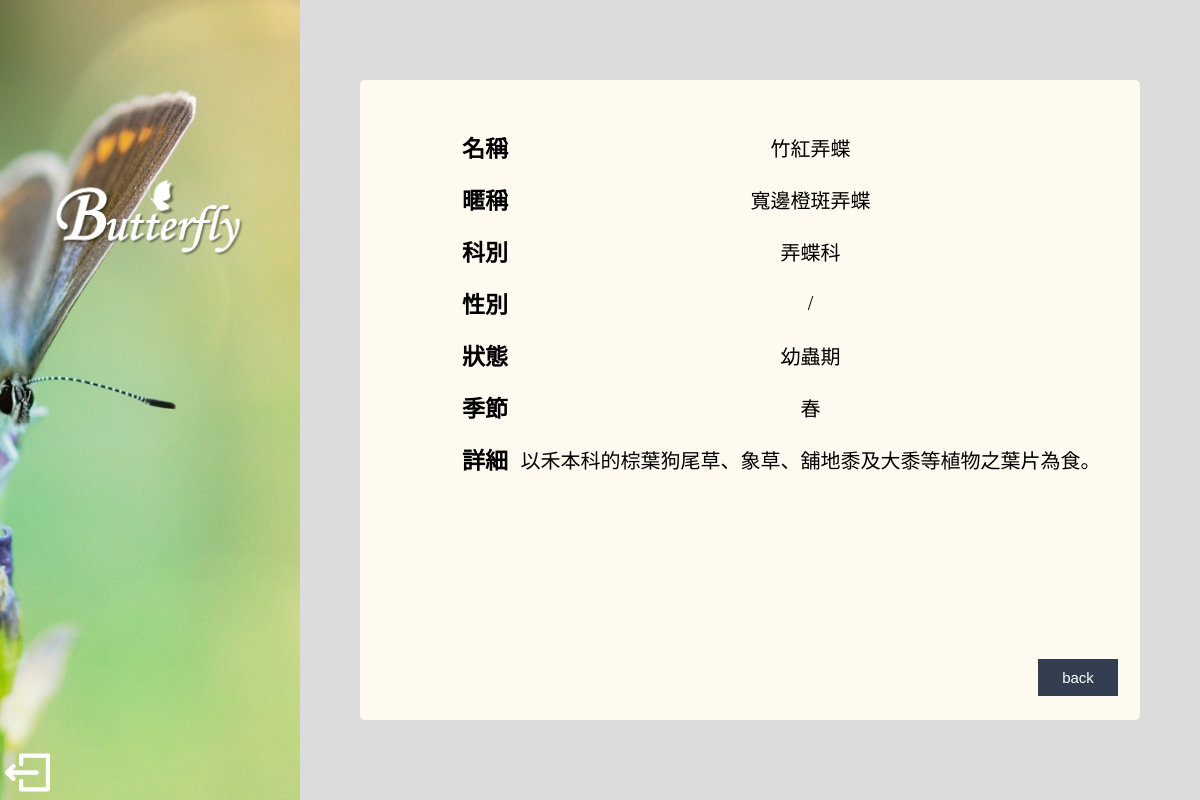
The app's page /user_intro.php?id=1, older data.
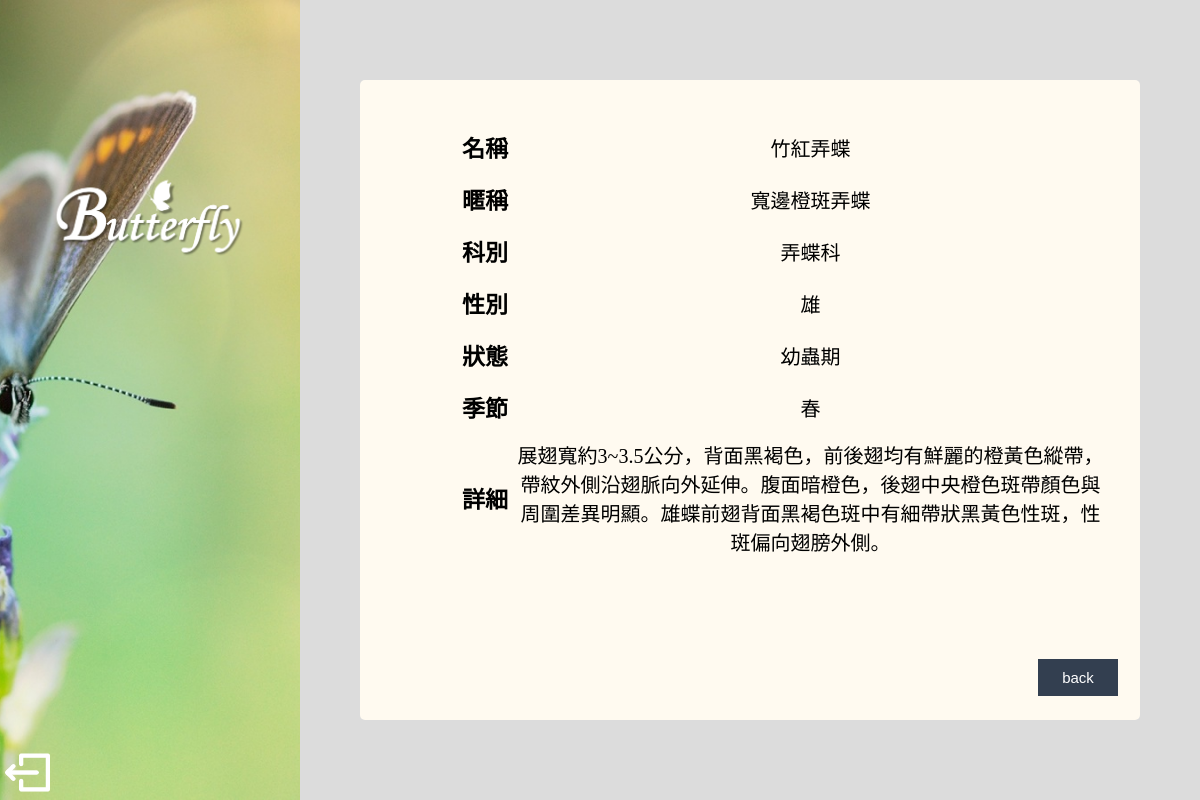
The same page, newer data.
### tables this page shows
CREATE TABLE `img` (
  `id` int(11) NOT NULL,
  `src` varchar(150) NOT NULL,
  `b_name` varchar(50) NOT NULL,
  `b_stage` varchar(50) NOT NULL,
  `date` date NOT NULL,
  `author` varchar(20) NOT NULL
);

CREATE TABLE `butterfly` (
  `id` int(11) NOT NULL,
  `name` text NOT NULL,
  `nickname` text NOT NULL,
  `field` text NOT NULL,
  `gender` varchar(2) NOT NULL,
  `stage` text NOT NULL,
  `season` text NOT NULL,
  `description` text NOT NULL
);

### model.php (called while the page is built, shortened)
<?php
require("dbconnect.php");
function getitButterflyList($id) {
    global $conn;
	$sql = "SELECT `butterfly`.*, `img`.`src` FROM `img`, `butterfly` WHERE img.b_name=butterfly.name AND img.b_stage=butterfly.stage AND img.id=$id";
	return mysqli_query($conn, $sql);
}
?>

### user_intro.php (the view, shortened to what this page needs)
<?php
require('loginmodel.php');
require('model.php');
$id = (int)$_REQUEST['id'];
$results=getitButterflyList($id);
if ($rs=mysqli_fetch_assoc($results)) {
	$name=$rs['name'];
    $nickname=$rs['nickname'];
    $field=$rs['field'];
    $gender=$rs['gender'];
    $stage=$rs['stage'];
    $season=$rs['season'];
    $description=$rs['description'];
} else {
	echo "Your id is wrong!!";
	exit(0);
}
?>
<!DOCTYPE html PUBLIC "-//W3C//DTD XHTML 1.0 Transitional//EN" "http://www.w3.org/TR/xhtml1/DTD/xhtml1-transitional.dtd">
<html xmlns="http://www.w3.org/1999/xhtml">
<head>
<link type="text/css" rel="stylesheet" href="user_upload.css">
</head>
<body>
<div class="box" id="box1"></div>
<div id="t">
<div id="menu">
<img src="image/title.png" id="title"/>
</div>
<a href='homepage.php'><img src="image/logout.png" id="logout"/></a>
</div>
<div id="content">
<table id="f">
<tr><th>名稱</th><td class="up_d"><?php echo $name;?></td></tr>
<tr><th>暱稱</th><td class="up_d"><?php echo $nickname;?></td></tr>
<tr><th>科別</th><td class="up_d"><?php echo $field;?></td></tr>
<tr><th>性別</th><td class="up_d"><?php echo $gender;?></td></tr>
<tr><th>狀態</th><td class="up_d"><?php echo $stage;?></td></tr>
<tr><th>季節</th><td class="up_d"><?php echo $season;?></td></tr>
<tr><th>詳細</th><td class="up_d"><?php echo $description;?></td></tr>
</table>
<div id="bu">
<button class="button"><a href="view.php">back</a></button>
</div>
</div>
</body>
</html>

### user_upload.css (style rules this page uses)
body { font-family: 微軟正黑體; text-align: center; font-size:20px; background-color: #DCDCDC; }
div { box-sizing: border-box; }
.box { width: 25%; height: 100%; position: absolute; background-size: cover; background-position: center center; background-image: url(image/1.jpg); top: 0px; left: 0px; }
#box1 { z-index: -998; }
#t { //background: url(image/圖片2.png); //background-size: 450px; position: absolute; top: 0px; left: 0px; width: 25%; height: 100%; }
#title { width: 80%; position: relative; display:block; margin: auto; }
#menu { position: absolute; width: 100%; left: 0px; top: 150px; text-align:center-left; font-size:30px; font-weight: bold; }
#content { position: absolute; top: 10%; right: 5%; width: 65%; height: 80%; border-radius:5px; background-color: #FFFAF0; //background: linear-gradient(to bottom, rgba(255, 255, 255,0.8), rgba(255, 255, 255,0.8)); }
#bu { position: absolute; bottom: 20px; right: 20px; }
.button { width: 80px; border: none; padding: 8px 16px; text-align: center; text-decoration: none; display: inline-block; font-size: 15px; margin: 4px 2px; //-webkit-transition-duration: 0.4s; //transition-duration: 0.4s; cursor: pointer; background-color: #333F50; color: white; border: 2px solid #333F50; overflow: hidden; }
.button a { display: block; margin: -10em; padding: 10em; text-decoration: none; color: white; }
#f { margin: 40px 30px auto; }
th { width: 10%; padding: 8px 3px; text-align:right; font-size:23px; //border: 1px solid #ccc; }
.up_d { width: 50%; padding: 6px 0px; //border: 1px solid #ccc; text-align: center; max-height: 380px; }
#logout { position: absolute; bottom: 5px; left: 5px; width: 15%; }

Row changes from the older to the newer data that the page shows:
changed through a linked row, img "竹紅弄蝶": butterfly.gender "/" → "雄"; butterfly.description "以禾本科的棕葉狗尾草、象草、舖地黍及大黍等植物之葉片為食。" → "展翅寬約3~3.5公分，背面黑褐色，前後翅均有鮮麗的橙黃色縱帶，帶紋外側沿翅脈向外延伸。腹面暗橙色，後翅中央橙色斑帶顏色與周圍差異明顯。雄蝶前翅背面黑褐色斑中有細帶狀黑黃色性斑，性斑偏向翅膀外側。"
